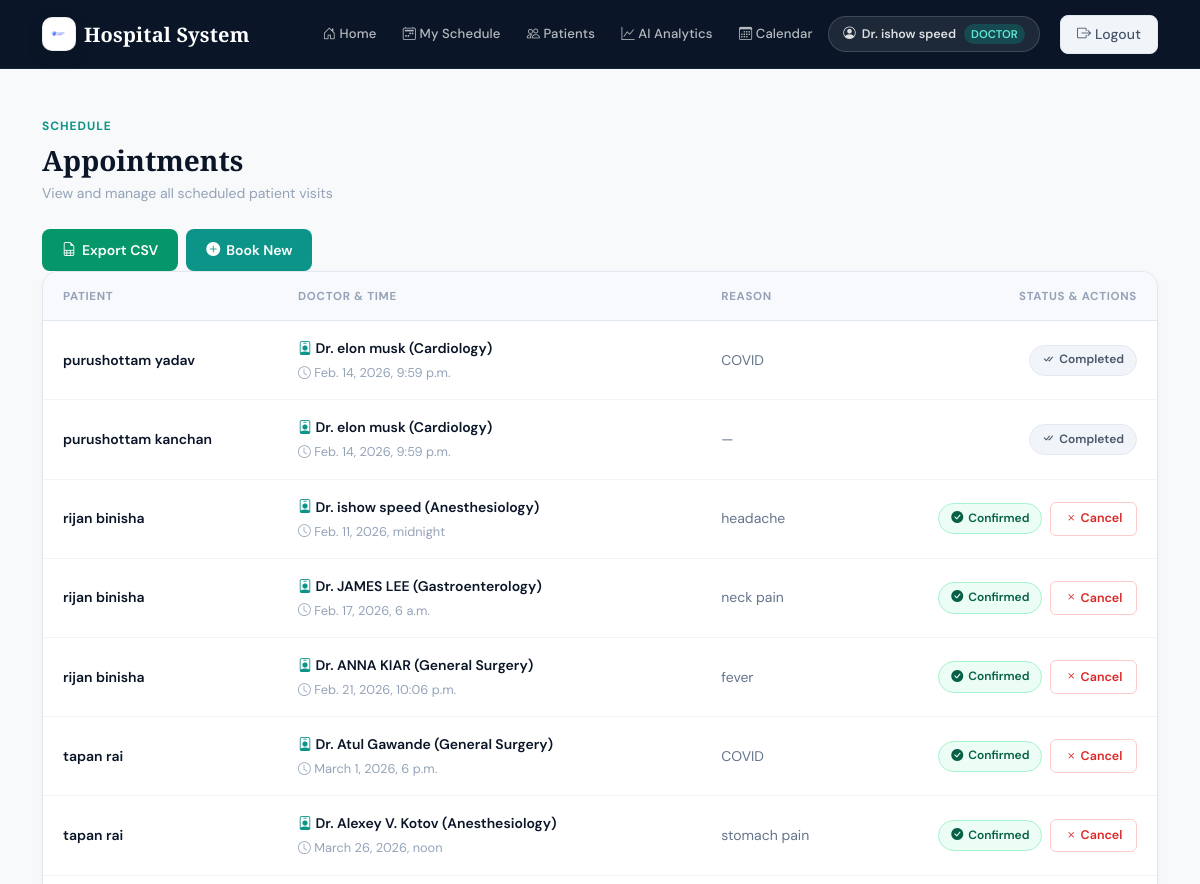
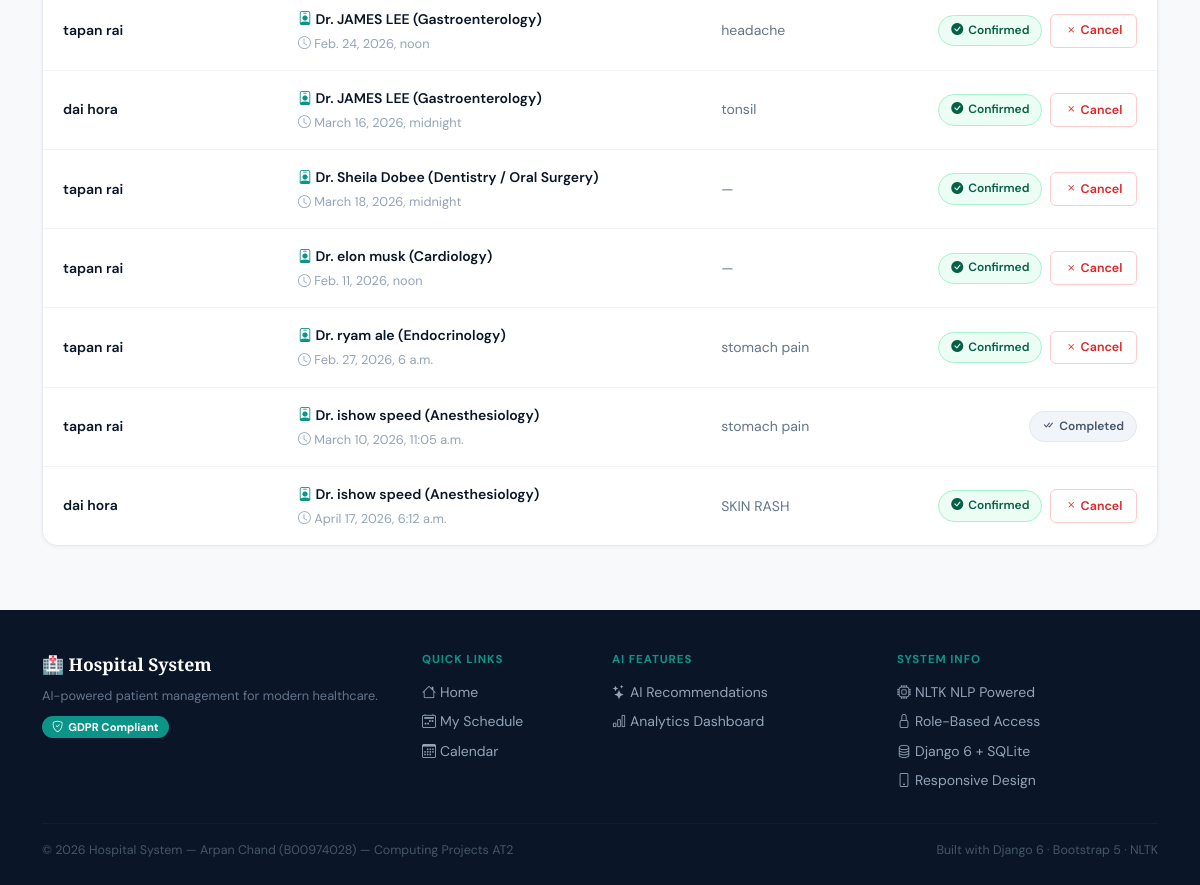
/appointments/appointment_list/ (signed in), run on an earlier commit of the app's database (2 pictures, top to bottom).
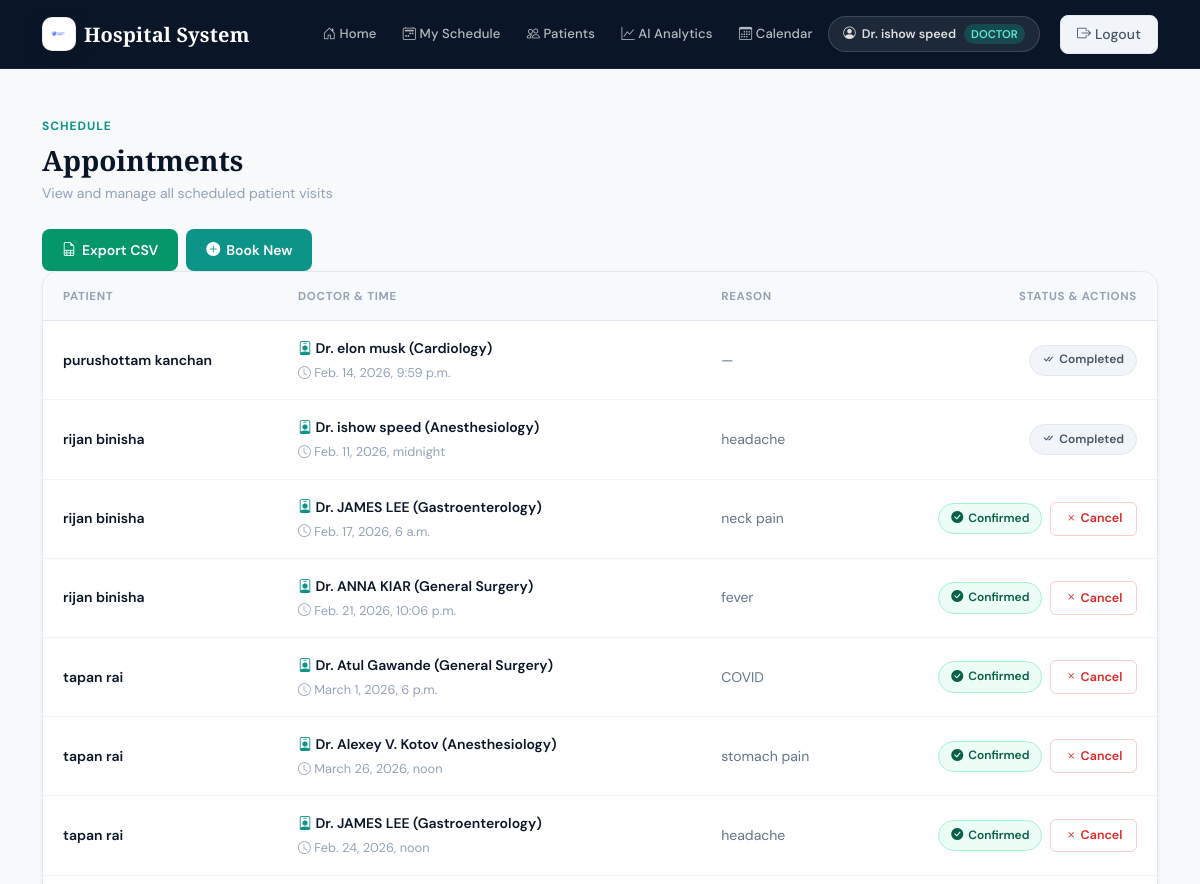
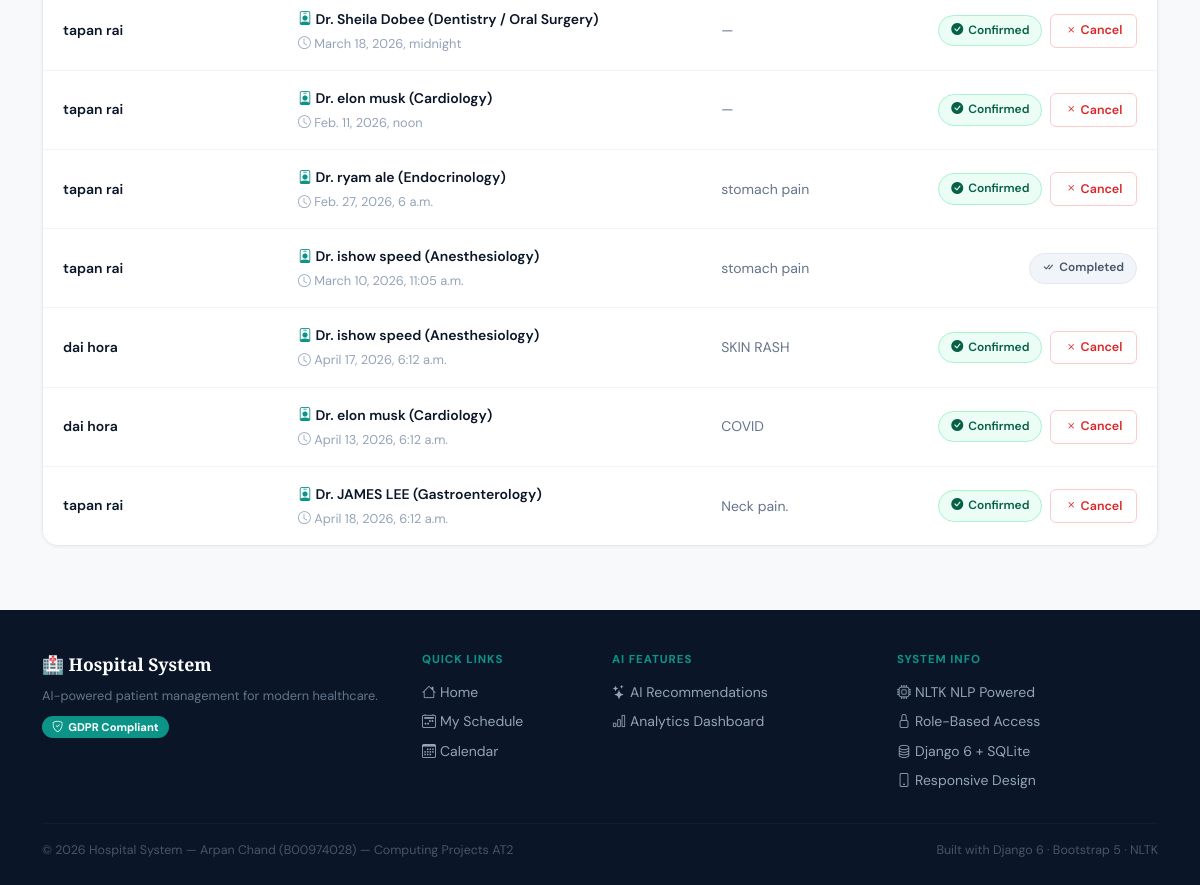
And on a later commit of the database (2 pictures, top to bottom).
### appointments/models.py (models this page shows, shortened)
class Profile(models.Model):
    ROLE_CHOICES = [
        ("ADMIN", "Admin"),
        ("DOCTOR", "Doctor"),
        ("PATIENT", "Patient"),
    ]
    user = models.OneToOneField(User, on_delete=models.CASCADE)
    role = models.CharField(max_length=10, choices=ROLE_CHOICES, default="PATIENT")
    patient = models.OneToOneField("Patient", on_delete=models.SET_NULL, null=True, blank=True)
    doctor = models.OneToOneField("Doctor", on_delete=models.SET_NULL, null=True, blank=True)

class Doctor(models.Model):
    first_name = models.CharField(max_length=100)
    last_name = models.CharField(max_length=100)
    specialization = models.CharField(max_length=100)
    def __str__(self):
        return f'Dr. {self.first_name} {self.last_name} ({self.specialization})'

class Appointment(models.Model):
    patient = models.ForeignKey(Patient, on_delete=models.CASCADE)
    doctor = models.ForeignKey(Doctor, on_delete=models.CASCADE)
    slot = models.ForeignKey(Availability, on_delete=models.CASCADE)
    appointment_date = models.DateTimeField()
    reason = models.CharField(max_length=255, blank=True, null=True)
    status = models.CharField(
        max_length=50,
        choices=[("scheduled", "Scheduled"), ("completed", "Completed")],
        default="scheduled"
    )

class Patient(models.Model):
    first_name = models.CharField(max_length=100)
    last_name = models.CharField(max_length=100)
    email = models.EmailField(unique=True)
    phone_number = models.CharField(max_length=15)

class Availability(models.Model):
    doctor = models.ForeignKey(Doctor, on_delete=models.CASCADE)
    start_time = models.DateTimeField()
    end_time = models.DateTimeField()
    is_booked = models.BooleanField(default=False)

### appointments/permissions.py (the view)
        def wrapper(request, *args, **kwargs):
            if not request.user.is_authenticated:
                return redirect("login")
            role = getattr(getattr(request.user, "profile", None), "role", None)
            if role not in allowed_roles:
                messages.error(request, "You do not have permission to access this page.")
                return redirect("home")
            return view_func(request, *args, **kwargs)

### appointments/templates/appointments/appointment_list.html (shortened to what this page needs)
{% extends "appointments/base.html" %}
{% block content %}
<div class="d-flex justify-content-between align-items-start mb-4 fade-in fade-in-1">
  <div>
    <div class="page-label">Schedule</div>
    <h1 class="page-title">Appointments</h1>
    <p class="page-sub">View and manage all scheduled patient visits</p>
  </div>
</div>
<div class="d-flex gap-2">
  <a href="{% url 'export_appointments_csv' %}"
     class="btn-add"
     style="background:#059669;">
    <i class="bi bi-file-earmark-spreadsheet"></i> Export CSV
  </a>
  <a href="{% url 'book_appointment' %}" class="btn-add">
    <i class="bi bi-plus-circle-fill"></i> Book New
  </a>
</div>
<div class="appt-table fade-in fade-in-2">
  <table class="table table-borderless mb-0">
    <thead>
      <tr>
        <th>Patient</th>
        <th>Doctor & Time</th>
        <th>Reason</th>
        <th class="text-end">Status & Actions</th>
      </tr>
    </thead>
    <tbody>
      {% for appt in appointments %}
      <tr>
        <td>
          <div class="patient-name">
            {% if appt.patient %}
              {{ appt.patient.first_name }} {{ appt.patient.last_name }}
            {% else %}
              {{ appt.user.username }}
            {% endif %}
          </div>
        </td>
        <td>
          <div class="doctor-name">
            <i class="bi bi-person-badge" style="color:#0d9488;"></i>
            {{ appt.slot.doctor }}
          </div>
          <div class="appt-time">
            <i class="bi bi-clock"></i> {{ appt.slot.start_time }}
          </div>
        </td>
        <td>
          <span class="reason-text">{{ appt.reason|default:"—" }}</span>
        </td>
        <td class="text-end">
          <div class="d-flex justify-content-end align-items-center gap-2">
            {% if appt.status == 'completed' %}
              <span class="status-completed">
                <i class="bi bi-check-all"></i> Completed
              </span>
            {% else %}
              <span class="status-confirmed">
                <i class="bi bi-check-circle-fill"></i> Confirmed
              </span>
              <a href="{% url 'cancel_appointment' appt.id %}"
                 class="btn-cancel"
                 onclick="return confirm('Cancel this appointment?');">
                <i class="bi bi-x"></i> Cancel
              </a>
            {% endif %}
          </div>
        </td>
      </tr>
      {% endfor %}
    </tbody>
  </table>
</div>
{% endblock %}

### appointments/templates/appointments/base.html (shortened to what this page needs)
{% load static %}
<!DOCTYPE html>
<html lang="en">
<head>
  <link href="https://cdn.jsdelivr.net/npm/bootstrap@5.3.3/dist/css/bootstrap.min.css" rel="stylesheet">
  <link href="https://cdn.jsdelivr.net/npm/bootstrap-icons@1.11.3/font/bootstrap-icons.min.css" rel="stylesheet">
  <link rel="stylesheet" href="{% static 'css/style.css' %}">
</head>
<body class="bg-light">
<nav class="navbar navbar-expand-lg navbar-dark" style="background: #0a1628;">
  <div class="container">
    <a class="navbar-brand fw-semibold d-flex align-items-center gap-2" href="{% url 'home' %}">
      <img src="{% static 'img/logo.png' %}" alt="Hospital Logo"
           style="height:34px;width:34px;object-fit:contain;border-radius:10px;
                  background:#fff;padding:5px;border:1px solid rgba(0,0,0,.08);
                  box-shadow:0 6px 16px rgba(0,0,0,.15);">
      <span>Hospital System</span>
    </a>
    <div class="collapse navbar-collapse" id="nav">
      <ul class="navbar-nav ms-auto align-items-lg-center gap-lg-1">
        {% if request.user.is_authenticated %}
          {% with role=request.user.profile.role %}
            {% url 'home' as url_home %}
            <li class="nav-item">
              <a class="nav-link {% if request.path == url_home %}active{% endif %}" href="{{ url_home }}">
                <i class="bi bi-house-door"></i> Home
              </a>
            </li>
            {% if role == "ADMIN" %}
              {% url 'patient_list' as url_patients %}
              <li class="nav-item">
                <a class="nav-link {% if request.path == url_patients %}active{% endif %}" href="{{ url_patients }}">
                  <i class="bi bi-people"></i> Patients
                </a>
              </li>
              {% url 'add_availability' as url_avail %}
              <li class="nav-item">
                <a class="nav-link {% if request.path == url_avail %}active{% endif %}" href="{{ url_avail }}">
                  <i class="bi bi-calendar-plus"></i> Add Slots
                </a>
              </li>
              {% url 'appointment_list' as url_appts %}
              <li class="nav-item">
                <a class="nav-link {% if request.path == url_appts %}active{% endif %}" href="{{ url_appts }}">
                  <i class="bi bi-calendar2-week"></i> Appointments
                </a>
              </li>
              {% url 'ai_analytics' as url_analytics %}
              <li class="nav-item">
                <a class="nav-link {% if request.path == url_analytics %}active{% endif %}" href="{{ url_analytics }}">
                  <i class="bi bi-graph-up"></i> AI Analytics
                </a>
              </li>
              <li class="nav-item">
                <a class="nav-link" href="{% url 'availability_calendar' %}">
                  <i class="bi bi-calendar3"></i> Calendar
                </a>
              </li>
            {% elif role == "DOCTOR" %}
              {% url 'doctor_schedule' as url_schedule %}
              <li class="nav-item">
                <a class="nav-link {% if request.path == url_schedule %}active{% endif %}" href="{{ url_schedule }}">
                  <i class="bi bi-calendar2-week"></i> My Schedule
                </a>
              </li>
              {% url 'patient_list' as url_patients %}
              <li class="nav-item">
                <a class="nav-link {% if request.path == url_patients %}active{% endif %}" href="{{ url_patients }}">
                  <i class="bi bi-people"></i> Patients
                </a>
              </li>
              {% url 'ai_analytics' as url_analytics %}
              <li class="nav-item">
                <a class="nav-link {% if request.path == url_analytics %}active{% endif %}" href="{{ url_analytics }}">
                  <i class="bi bi-graph-up"></i> AI Analytics
                </a>
              </li>
              <li class="nav-item">
                <a class="nav-link" href="{% url 'availability_calendar' %}">
                  <i class="bi bi-calendar3"></i> Calendar
                </a>
              </li>
            {% endif %}
            {% if role == "ADMIN" or role == "DOCTOR" %}
            <li class="nav-item me-2">
              <span style="background:rgba(255,255,255,0.08);border:1px solid rgba(255,255,255,0.15);
                color:rgba(255,255,255,0.85);font-size:0.78rem;font-weight:600;
                padding:0.4rem 0.9rem;border-radius:999px;font-family:'DM Sans',sans-serif;
                display:inline-flex;align-items:center;gap:6px;">
                <i class="bi bi-person-circle"></i>
                {% if role == "DOCTOR" and request.user.profile.doctor %}
                  Dr. {{ request.user.profile.doctor.first_name }} {{ request.user.profile.doctor.last_name }}
                {% else %}
                  {{ request.user.username }}
                {% endif %}
                <span style="background:rgba(13,148,136,0.3);color:#5eead4;
                  font-size:0.7rem;padding:1px 7px;border-radius:999px;margin-left:2px;">
                  {{ role }}
                </span>
              </span>
            </li>
            {% endif %}
            <li class="nav-item ms-lg-2">
              <a class="btn btn-light btn-sm fw-medium px-3 py-2" href="{% url 'logout' %}">
                <i class="bi bi-box-arrow-right"></i> Logout
              </a>
            </li>
          {% endwith %}
        {% endif %}
      </ul>
    </div>
  </div>
</nav>
<div class="container my-5">
  {% block content %}{% endblock %}
</div>
<footer class="site-footer">
  <div class="container">
    <div class="row g-4">
      <div class="col-md-4">
        <div class="footer-brand">🏥 Hospital System</div>
        <p class="footer-tagline">AI-powered patient management for modern healthcare.</p>
        <div class="mt-2">
          <span class="footer-badge"><i class="bi bi-shield-check"></i> GDPR Compliant</span>
        </div>
      </div>
      <div class="col-md-2">
        <div class="footer-heading">Quick Links</div>
        <ul class="footer-links">
          <li><a href="{% url 'home' %}"><i class="bi bi-house me-1"></i>Home</a></li>
          {% if user.is_authenticated %}
            {% if user.profile.role == 'DOCTOR' %}
              <li><a href="{% url 'doctor_schedule' %}"><i class="bi bi-calendar2-week me-1"></i>My Schedule</a></li>
              <li><a href="{% url 'availability_calendar' %}"><i class="bi bi-calendar3 me-1"></i>Calendar</a></li>
            {% endif %}
          {% endif %}
        </ul>
      </div>
      <div class="col-md-3">
        <div class="footer-heading">AI Features</div>
        <ul class="footer-links">
          <li><a href="{% url 'ai_recommend' %}"><i class="bi bi-stars me-1"></i>AI Recommendations</a></li>
          <li><a href="{% url 'ai_analytics' %}"><i class="bi bi-bar-chart me-1"></i>Analytics Dashboard</a></li>
        </ul>
      </div>
      <div class="col-md-3">
        <div class="footer-heading">System Info</div>
        <ul class="footer-links">
          <li><i class="bi bi-cpu me-1"></i>NLTK NLP Powered</li>
          <li><i class="bi bi-lock me-1"></i>Role-Based Access</li>
          <li><i class="bi bi-database me-1"></i>Django 6 + SQLite</li>
          <li><i class="bi bi-phone me-1"></i>Responsive Design</li>
        </ul>
      </div>
    </div>
    <hr class="footer-divider">
    <div class="d-flex justify-content-between align-items-center flex-wrap gap-2">
      <div class="footer-bottom">© 2026 Hospital System — Arpan Chand (B00974028) — Computing Projects AT2</div>
      <div class="footer-bottom">Built with Django 6 · Bootstrap 5 · NLTK</div>
    </div>
  </div>
</footer>
</body>
</html>

What changed in the data, as far as the page shows it:
removed Appointment: patient.first_name "purushottam", patient.last_name "yadav", slot.doctor "Dr. elon musk (Cardiology)", slot.start_time "Feb. 14, 2026, 9:59 p.m.", reason "COVID", status "completed" (drawn)
removed Appointment: patient.first_name "dai", patient.last_name "hora", slot.doctor "Dr. JAMES LEE (Gastroenterology)", slot.start_time "March 16, 2026, midnight", reason "tonsil", status "scheduled" (drawn)
changed Appointment "Feb. 11, 2026, midnight": status "Confirmed Cancel" → "Completed"
added Appointment: patient.first_name "dai", patient.last_name "hora", slot.doctor "Dr. elon musk (Cardiology)", slot.start_time "April 13, 2026, 6:12 a.m.", reason "COVID", status "scheduled" (drawn)
added Appointment: patient.first_name "tapan", patient.last_name "rai", slot.doctor "Dr. JAMES LEE (Gastroenterology)", slot.start_time "April 18, 2026, 6:12 a.m.", reason "Neck pain.", status "scheduled" (drawn)
